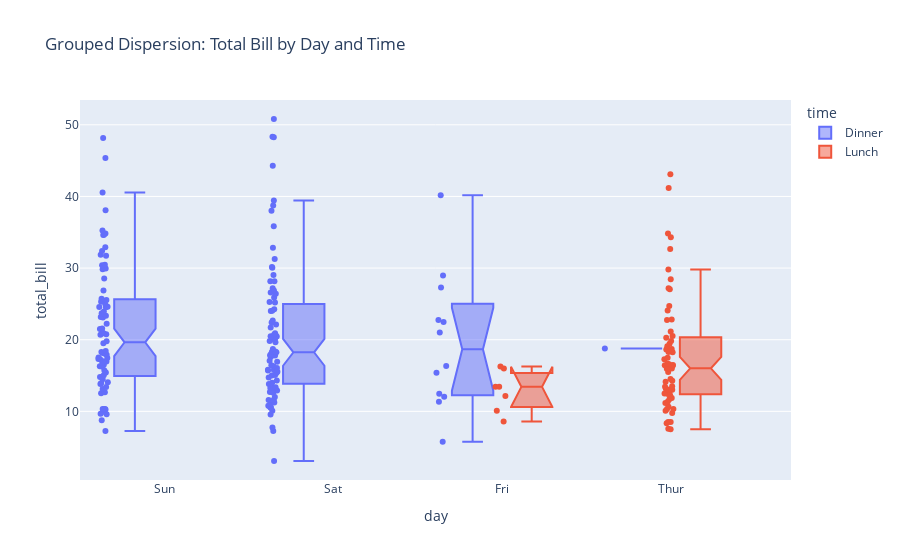

Source (notebook cell):
### Markdown cell above
## Grouped Descriptive Statistics (Data Slicing)
In research, we often compare different subgroups (e.g., Experimental vs. Control) to see if the "center" or "spread" shifts.

### **The Concept**
Data slicing allows us to calculate metrics for specific categories (like Gender, Time, or Day) side-by-side. 
* **Aggregation:** We use functions like `mean`, `median`, and `std` on subsets of the data.

### Code cell
# Interactive Grouped Analysis
grouped_summary = df.groupby('day', observed=False)['total_bill'].agg(['mean', 'median', 'std', 'count'])
display(grouped_summary)

# Interactive Comparison Visualization
fig = px.box(df, x="day", y="total_bill", color="time",
             title="Grouped Dispersion: Total Bill by Day and Time",
             points="all", # Show all points to see density
             notched=True) # Notches show confidence interval around median
fig.show()

### Figure 1 — Plotly figure (JSON) as saved in the notebook; plotly's stock layout.template omitted (floating-point values rounded to 4 significant figures; data arrays with more than 128 entries replaced by an {"elided": "..."} marker saying what was removed)
{"data": [{"alignmentgroup": "True", "boxpoints": "all", "hovertemplate": "time=Dinner<br>day=%{x}<br>total_bill=%{y}<extra></extra>", "legendgroup": "Dinner", "marker": {"color": "#636efa"}, "name": "Dinner", "notched": true, "offsetgroup": "Dinner", "orientation": "v", "showlegend": true, "type": "box", "x": {"elided": "176 str values"}, "x0": " ", "xaxis": "x", "y": {"elided": "176 float values"}, "y0": " ", "yaxis": "y"}, {"alignmentgroup": "True", "boxpoints": "all", "hovertemplate": "time=Lunch<br>day=%{x}<br>total_bill=%{y}<extra></extra>", "legendgroup": "Lunch", "marker": {"color": "#EF553B"}, "name": "Lunch", "notched": true, "offsetgroup": "Lunch", "orientation": "v", "showlegend": true, "type": "box", "x": ["Thur", "Thur", "Thur", "Thur", "Thur", "Thur", "Thur", "Thur", "Thur", "Thur", "Thur", "Thur", "Thur", "Thur", "Thur", "Thur", "Thur", "Thur", "Thur", "Thur", "Thur", "Thur", "Thur", "Thur", "Thur", "Thur", "Thur", "Thur", "Thur", "Thur", "Thur", "Thur", "Thur", "Thur", "Thur", "Thur", "Thur", "Thur", "Thur", "Thur", "Thur", "Thur", "Thur", "Thur", "Thur", "Thur", "Thur", "Thur", "Thur", "Thur", "Thur", "Thur", "Thur", "Thur", "Thur", "Thur", "Thur", "Thur", "Thur", "Thur", "Thur", "Fri", "Fri", "Fri", "Fri", "Fri", "Fri", "Fri"], "x0": " ", "xaxis": "x", "y": [27.2, 22.76, 17.29, 19.44, 16.66, 10.07, 32.68, 15.98, 34.83, 13.03, 18.28, 24.71, 21.16, 10.65, 12.43, 24.08, 11.69, 13.42, 14.26, 15.95, 12.48, 29.8, 8.52, 14.52, 11.38, 22.82, 19.08, 20.27, 11.17, 12.26, 18.26, 8.51, 10.33, 14.15, 16.0, 13.16, 17.47, 34.3, 41.19, 27.05, 16.43, 8.35, 18.64, 11.87, 9.78, 7.51, 19.81, 28.44, 15.48, 16.58, 7.56, 10.34, 43.11, 13.0, 13.51, 18.71, 12.74, 13.0, 16.4, 20.53, 16.47, 12.16, 13.42, 8.58, 15.98, 13.42, 16.27, 10.09], "y0": " ", "yaxis": "y"}], "layout": {"boxmode": "group", "legend": {"title": {"text": "time"}, "tracegroupgap": 0}, "title": {"text": "Grouped Dispersion: Total Bill by Day and Time"}, "xaxis": {"anchor": "y", "domain": [0, 1], "title": {"text": "day"}}, "yaxis": {"anchor": "x", "domain": [0, 1], "title": {"text": "total_bill"}}}}
